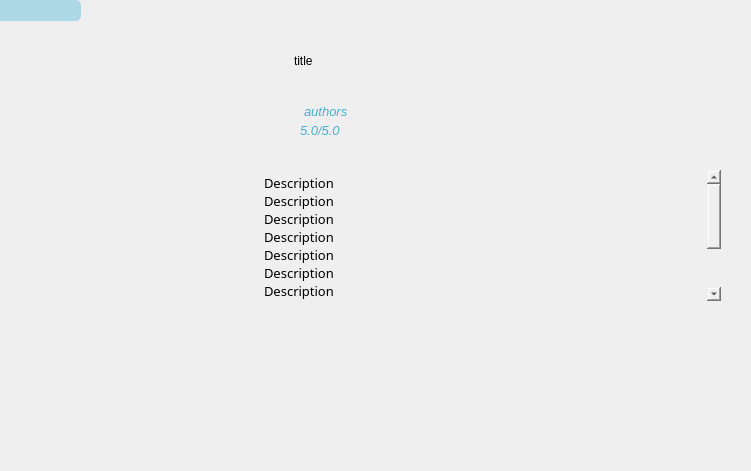
<?xml version="1.0" encoding="UTF-8"?>
<ui version="4.0">
 <class>SingleBookInfo</class>
 <widget class="QWidget" name="SingleBookInfo">
  <property name="geometry">
   <rect>
    <x>0</x>
    <y>0</y>
    <width>751</width>
    <height>471</height>
   </rect>
  </property>
  <property name="windowTitle">
   <string>Form</string>
  </property>
  <widget class="QWidget" name="wgt_book_cover" native="true">
   <property name="geometry">
    <rect>
     <x>25</x>
     <y>30</y>
     <width>200</width>
     <height>280</height>
    </rect>
   </property>
   <widget class="QLabel" name="lb_book_cover">
    <property name="geometry">
     <rect>
      <x>0</x>
      <y>0</y>
      <width>200</width>
      <height>280</height>
     </rect>
    </property>
    <property name="styleSheet">
     <string notr="true"/>
    </property>
    <property name="text">
     <string/>
    </property>
    <property name="scaledContents">
     <bool>true</bool>
    </property>
   </widget>
  </widget>
  <widget class="QWidget" name="wgt_main_info" native="true">
   <property name="geometry">
    <rect>
     <x>260</x>
     <y>40</y>
     <width>461</width>
     <height>111</height>
    </rect>
   </property>
   <property name="styleSheet">
    <string notr="true"/>
   </property>
   <widget class="QLabel" name="lb_book_title_icon">
    <property name="geometry">
     <rect>
      <x>10</x>
      <y>10</y>
      <width>16</width>
      <height>41</height>
     </rect>
    </property>
    <property name="text">
     <string/>
    </property>
    <property name="pixmap">
     <pixmap resource="../../image.qrc">:/:/res/image/title_slim.png</pixmap>
    </property>
   </widget>
   <widget class="QTextBrowser" name="tb_book_title">
    <property name="geometry">
     <rect>
      <x>30</x>
      <y>10</y>
      <width>411</width>
      <height>41</height>
     </rect>
    </property>
    <property name="styleSheet">
     <string notr="true">background: rgba(0,0,0,0);
border: 0;</string>
    </property>
    <property name="html">
     <string>&lt;!DOCTYPE HTML PUBLIC &quot;-//W3C//DTD HTML 4.0//EN&quot; &quot;http://www.w3.org/TR/REC-html40/strict.dtd&quot;&gt;
&lt;html&gt;&lt;head&gt;&lt;meta name=&quot;qrichtext&quot; content=&quot;1&quot; /&gt;&lt;meta charset=&quot;utf-8&quot; /&gt;&lt;style type=&quot;text/css&quot;&gt;
p, li { white-space: pre-wrap; }
hr { height: 1px; border-width: 0; }
li.unchecked::marker { content: &quot;\2610&quot;; }
li.checked::marker { content: &quot;\2612&quot;; }
&lt;/style&gt;&lt;/head&gt;&lt;body style=&quot; font-family:'Microsoft YaHei UI'; font-size:9pt; font-weight:400; font-style:normal;&quot;&gt;
&lt;p style=&quot; margin-top:0px; margin-bottom:0px; margin-left:0px; margin-right:0px; -qt-block-indent:0; text-indent:0px;&quot;&gt;title&lt;/p&gt;&lt;/body&gt;&lt;/html&gt;</string>
    </property>
   </widget>
   <widget class="QTextBrowser" name="tb_book_authors">
    <property name="geometry">
     <rect>
      <x>40</x>
      <y>60</y>
      <width>171</width>
      <height>21</height>
     </rect>
    </property>
    <property name="cursor" stdset="0">
     <cursorShape>PointingHandCursor</cursorShape>
    </property>
    <property name="styleSheet">
     <string notr="true">#tb_book_authors {
	background: rgba(0,0,0,0);
	color: #49AFD0;
}</string>
    </property>
    <property name="frameShape">
     <enum>QFrame::NoFrame</enum>
    </property>
    <property name="verticalScrollBarPolicy">
     <enum>Qt::ScrollBarAlwaysOff</enum>
    </property>
    <property name="horizontalScrollBarPolicy">
     <enum>Qt::ScrollBarAlwaysOff</enum>
    </property>
    <property name="tabChangesFocus">
     <bool>false</bool>
    </property>
    <property name="html">
     <string>&lt;!DOCTYPE HTML PUBLIC &quot;-//W3C//DTD HTML 4.0//EN&quot; &quot;http://www.w3.org/TR/REC-html40/strict.dtd&quot;&gt;
&lt;html&gt;&lt;head&gt;&lt;meta name=&quot;qrichtext&quot; content=&quot;1&quot; /&gt;&lt;meta charset=&quot;utf-8&quot; /&gt;&lt;style type=&quot;text/css&quot;&gt;
p, li { white-space: pre-wrap; }
hr { height: 1px; border-width: 0; }
li.unchecked::marker { content: &quot;\2610&quot;; }
li.checked::marker { content: &quot;\2612&quot;; }
&lt;/style&gt;&lt;/head&gt;&lt;body style=&quot; font-family:'Microsoft YaHei UI'; font-size:9pt; font-weight:400; font-style:normal;&quot;&gt;
&lt;p style=&quot; margin-top:0px; margin-bottom:0px; margin-left:0px; margin-right:0px; -qt-block-indent:0; text-indent:0px;&quot;&gt;&lt;span style=&quot; font-size:10pt; font-style:italic;&quot;&gt;authors&lt;/span&gt;&lt;/p&gt;&lt;/body&gt;&lt;/html&gt;</string>
    </property>
   </widget>
   <widget class="QLabel" name="lb_book_authors_icon">
    <property name="geometry">
     <rect>
      <x>10</x>
      <y>60</y>
      <width>21</width>
      <height>21</height>
     </rect>
    </property>
    <property name="text">
     <string/>
    </property>
    <property name="pixmap">
     <pixmap resource="../../image.qrc">:/:/res/image/authors.png</pixmap>
    </property>
    <property name="scaledContents">
     <bool>true</bool>
    </property>
   </widget>
   <widget class="QLabel" name="lb_book_rating_icon">
    <property name="geometry">
     <rect>
      <x>10</x>
      <y>80</y>
      <width>21</width>
      <height>21</height>
     </rect>
    </property>
    <property name="cursor">
     <cursorShape>PointingHandCursor</cursorShape>
    </property>
    <property name="styleSheet">
     <string notr="true">#lb_book_rating_icon {
	padding: 1px;
}</string>
    </property>
    <property name="text">
     <string/>
    </property>
    <property name="pixmap">
     <pixmap resource="../../image.qrc">:/:/res/image/rating.png</pixmap>
    </property>
    <property name="scaledContents">
     <bool>true</bool>
    </property>
   </widget>
   <widget class="QLabel" name="lb_book_rating">
    <property name="geometry">
     <rect>
      <x>40</x>
      <y>80</y>
      <width>91</width>
      <height>21</height>
     </rect>
    </property>
    <property name="font">
     <font>
      <pointsize>10</pointsize>
      <italic>true</italic>
      <bold>false</bold>
     </font>
    </property>
    <property name="cursor">
     <cursorShape>IBeamCursor</cursorShape>
    </property>
    <property name="styleSheet">
     <string notr="true">#lb_book_rating {
	color: #49AFD0
}</string>
    </property>
    <property name="text">
     <string>5.0/5.0</string>
    </property>
    <property name="scaledContents">
     <bool>false</bool>
    </property>
   </widget>
   <widget class="QLabel" name="lb_book_like_icon">
    <property name="geometry">
     <rect>
      <x>150</x>
      <y>80</y>
      <width>21</width>
      <height>21</height>
     </rect>
    </property>
    <property name="cursor">
     <cursorShape>PointingHandCursor</cursorShape>
    </property>
    <property name="styleSheet">
     <string notr="true">#lb_book_rating_icon {
	padding: 1px;
}</string>
    </property>
    <property name="text">
     <string/>
    </property>
    <property name="pixmap">
     <pixmap resource="../../image.qrc">:/:/res/image/like.png</pixmap>
    </property>
    <property name="scaledContents">
     <bool>true</bool>
    </property>
   </widget>
   <widget class="QLabel" name="lb_book_bookmark_icon">
    <property name="geometry">
     <rect>
      <x>190</x>
      <y>80</y>
      <width>21</width>
      <height>21</height>
     </rect>
    </property>
    <property name="cursor">
     <cursorShape>PointingHandCursor</cursorShape>
    </property>
    <property name="styleSheet">
     <string notr="true">#lb_book_rating_icon {
	padding: 1px;
}</string>
    </property>
    <property name="text">
     <string/>
    </property>
    <property name="pixmap">
     <pixmap resource="../../image.qrc">:/:/res/image/bookmark.png</pixmap>
    </property>
    <property name="scaledContents">
     <bool>true</bool>
    </property>
   </widget>
  </widget>
  <widget class="QWidget" name="wgt_book_description" native="true">
   <property name="geometry">
    <rect>
     <x>260</x>
     <y>170</y>
     <width>461</width>
     <height>131</height>
    </rect>
   </property>
   <widget class="QTextBrowser" name="tb_book_description">
    <property name="geometry">
     <rect>
      <x>0</x>
      <y>0</y>
      <width>461</width>
      <height>131</height>
     </rect>
    </property>
    <property name="font">
     <font>
      <family>Stylus BT</family>
      <pointsize>11</pointsize>
     </font>
    </property>
    <property name="styleSheet">
     <string notr="true">background-color: rgba(0,0,0,0);</string>
    </property>
    <property name="frameShape">
     <enum>QFrame::NoFrame</enum>
    </property>
    <property name="horizontalScrollBarPolicy">
     <enum>Qt::ScrollBarAlwaysOff</enum>
    </property>
    <property name="html">
     <string>&lt;!DOCTYPE HTML PUBLIC &quot;-//W3C//DTD HTML 4.0//EN&quot; &quot;http://www.w3.org/TR/REC-html40/strict.dtd&quot;&gt;
&lt;html&gt;&lt;head&gt;&lt;meta name=&quot;qrichtext&quot; content=&quot;1&quot; /&gt;&lt;meta charset=&quot;utf-8&quot; /&gt;&lt;style type=&quot;text/css&quot;&gt;
p, li { white-space: pre-wrap; }
hr { height: 1px; border-width: 0; }
li.unchecked::marker { content: &quot;\2610&quot;; }
li.checked::marker { content: &quot;\2612&quot;; }
&lt;/style&gt;&lt;/head&gt;&lt;body style=&quot; font-family:'Stylus BT'; font-size:11pt; font-weight:400; font-style:normal;&quot;&gt;
&lt;p style=&quot; margin-top:0px; margin-bottom:0px; margin-left:0px; margin-right:0px; -qt-block-indent:0; text-indent:0px;&quot;&gt;&lt;span style=&quot; font-size:10pt;&quot;&gt;Description&lt;/span&gt;&lt;/p&gt;
&lt;p style=&quot; margin-top:0px; margin-bottom:0px; margin-left:0px; margin-right:0px; -qt-block-indent:0; text-indent:0px;&quot;&gt;&lt;span style=&quot; font-size:10pt;&quot;&gt;Description&lt;/span&gt;&lt;/p&gt;
&lt;p style=&quot; margin-top:0px; margin-bottom:0px; margin-left:0px; margin-right:0px; -qt-block-indent:0; text-indent:0px;&quot;&gt;&lt;span style=&quot; font-size:10pt;&quot;&gt;Description&lt;/span&gt;&lt;/p&gt;
&lt;p style=&quot; margin-top:0px; margin-bottom:0px; margin-left:0px; margin-right:0px; -qt-block-indent:0; text-indent:0px;&quot;&gt;&lt;span style=&quot; font-size:10pt;&quot;&gt;Description&lt;/span&gt;&lt;/p&gt;
&lt;p style=&quot; margin-top:0px; margin-bottom:0px; margin-left:0px; margin-right:0px; -qt-block-indent:0; text-indent:0px;&quot;&gt;&lt;span style=&quot; font-size:10pt;&quot;&gt;Description&lt;/span&gt;&lt;/p&gt;
&lt;p style=&quot; margin-top:0px; margin-bottom:0px; margin-left:0px; margin-right:0px; -qt-block-indent:0; text-indent:0px;&quot;&gt;&lt;span style=&quot; font-size:10pt;&quot;&gt;Description&lt;/span&gt;&lt;/p&gt;
&lt;p style=&quot; margin-top:0px; margin-bottom:0px; margin-left:0px; margin-right:0px; -qt-block-indent:0; text-indent:0px;&quot;&gt;&lt;span style=&quot; font-size:10pt;&quot;&gt;Description&lt;/span&gt;&lt;/p&gt;
&lt;p style=&quot; margin-top:0px; margin-bottom:0px; margin-left:0px; margin-right:0px; -qt-block-indent:0; text-indent:0px;&quot;&gt;&lt;span style=&quot; font-size:10pt;&quot;&gt;Description&lt;/span&gt;&lt;/p&gt;
&lt;p style=&quot; margin-top:0px; margin-bottom:0px; margin-left:0px; margin-right:0px; -qt-block-indent:0; text-indent:0px;&quot;&gt;&lt;span style=&quot; font-size:10pt;&quot;&gt;Description&lt;/span&gt;&lt;/p&gt;
&lt;p style=&quot; margin-top:0px; margin-bottom:0px; margin-left:0px; margin-right:0px; -qt-block-indent:0; text-indent:0px;&quot;&gt;&lt;span style=&quot; font-size:10pt;&quot;&gt;Description&lt;/span&gt;&lt;/p&gt;
&lt;p style=&quot;-qt-paragraph-type:empty; margin-top:0px; margin-bottom:0px; margin-left:0px; margin-right:0px; -qt-block-indent:0; text-indent:0px; font-size:10pt;&quot;&gt;&lt;br /&gt;&lt;/p&gt;&lt;/body&gt;&lt;/html&gt;</string>
    </property>
   </widget>
  </widget>
  <widget class="QWidget" name="wgt_sub_info" native="true">
   <property name="geometry">
    <rect>
     <x>25</x>
     <y>330</y>
     <width>696</width>
     <height>131</height>
    </rect>
   </property>
   <property name="styleSheet">
    <string notr="true"/>
   </property>
   <widget class="QScrollArea" name="sa_singlebookinfo_sub_info">
    <property name="geometry">
     <rect>
      <x>0</x>
      <y>0</y>
      <width>696</width>
      <height>131</height>
     </rect>
    </property>
    <property name="frameShape">
     <enum>QFrame::NoFrame</enum>
    </property>
    <property name="frameShadow">
     <enum>QFrame::Plain</enum>
    </property>
    <property name="widgetResizable">
     <bool>true</bool>
    </property>
    <widget class="QWidget" name="scrollAreaWidgetContents">
     <property name="geometry">
      <rect>
       <x>0</x>
       <y>0</y>
       <width>696</width>
       <height>131</height>
      </rect>
     </property>
    </widget>
   </widget>
  </widget>
  <widget class="QWidget" name="wgt_return_to_search" native="true">
   <property name="geometry">
    <rect>
     <x>0</x>
     <y>0</y>
     <width>81</width>
     <height>21</height>
    </rect>
   </property>
   <property name="cursor">
    <cursorShape>PointingHandCursor</cursorShape>
   </property>
   <property name="styleSheet">
    <string notr="true">background: #ADD8E6;
border-bottom-right-radius: 5px; 
border-top-right-radius: 5px; </string>
   </property>
   <widget class="QLabel" name="lb_return_to_search">
    <property name="geometry">
     <rect>
      <x>30</x>
      <y>0</y>
      <width>21</width>
      <height>21</height>
     </rect>
    </property>
    <property name="text">
     <string/>
    </property>
    <property name="pixmap">
     <pixmap resource="../../image.qrc">:/:/res/image/return.png</pixmap>
    </property>
    <property name="scaledContents">
     <bool>true</bool>
    </property>
   </widget>
  </widget>
 </widget>
 <resources>
  <include location="../../image.qrc"/>
 </resources>
 <connections/>
</ui>
